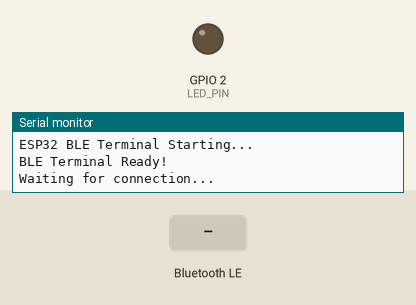
The sketch below on a simulated ESP32. Shown: output pins drawn as LEDs (lit = HIGH), the last lines printed to the serial monitor. The inputs (shaded band) are chosen by the test bench. Nothing arrives over Bluetooth unless stated; a phone connects over Bluetooth LE 3 s after start.

Above: at 1.2 s.
1.3 s: Bluetooth LE write "1" received
At 2.6 s:
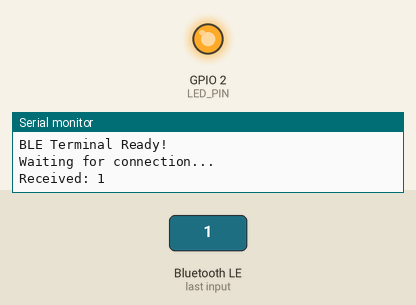
4.5 s: Bluetooth LE write "2" received
At 4.9 s:
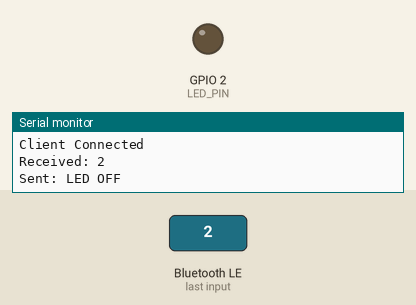
Timing chart, 0 to 7.5 s (numbered marks = the images above; inputs shaded):
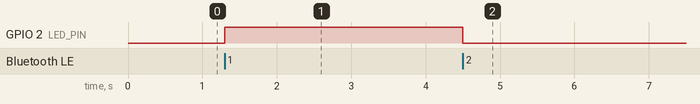

The sketch:

esp32_terminal_basic.ino
```cpp
/*
 * ESP32 BLE Terminal Basic Example
 *
 * This sketch demonstrates basic BLE communication with ESP32's built-in Bluetooth.
 * It receives commands from the web app and sends responses back.
 *
 * Hardware: ESP32 Dev Board (no external module needed!)
 *
 * Note: ESP32 uses BLE (Bluetooth Low Energy) which is compatible with the web app.
 * The device will appear as "BLE Controller" in the Bluetooth device list.
 */

#include <BLEDevice.h>
#include <BLEServer.h>
#include <BLEUtils.h>
#include <BLE2902.h>

// UUIDs for HM-10 compatible UART service
#define SERVICE_UUID           "0000ffe0-0000-1000-8000-00805f9b34fb"
#define CHARACTERISTIC_UUID_TX "0000ffe1-0000-1000-8000-00805f9b34fb"

// LED пин (GPIO 2 для большинства ESP32 плат, измените если у вас другой)
#define LED_PIN 2

BLEServer *pServer = NULL;
BLECharacteristic *pTxCharacteristic;
bool deviceConnected = false;
bool oldDeviceConnected = false;

// Forward declaration
void handleCommand(char cmd);

class MyServerCallbacks: public BLEServerCallbacks {
    void onConnect(BLEServer* pServer) {
      deviceConnected = true;
      Serial.println("Client Connected");
      digitalWrite(LED_PIN, HIGH);
    };

    void onDisconnect(BLEServer* pServer) {
      deviceConnected = false;
      Serial.println("Client Disconnected");
      digitalWrite(LED_PIN, LOW);
    }
};

class MyCallbacks: public BLECharacteristicCallbacks {
    void onWrite(BLECharacteristic *pCharacteristic) {
      String rxValue = pCharacteristic->getValue().c_str();

      if (rxValue.length() > 0) {
        char command = rxValue[0];

        Serial.print("Received: ");
        Serial.println(command);

        handleCommand(command);
      }
    }
};

void setup() {
  Serial.begin(115200);
  pinMode(LED_PIN, OUTPUT);

  Serial.println("ESP32 BLE Terminal Starting...");

  // Create the BLE Device
  BLEDevice::init("HM-10");  // Name compatible with app filters

  // Create the BLE Server
  pServer = BLEDevice::createServer();
  pServer->setCallbacks(new MyServerCallbacks());

  // Create the BLE Service
  BLEService *pService = pServer->createService(SERVICE_UUID);

  // Create a BLE Characteristic
  pTxCharacteristic = pService->createCharacteristic(
                        CHARACTERISTIC_UUID_TX,
                        BLECharacteristic::PROPERTY_READ   |
                        BLECharacteristic::PROPERTY_WRITE  |
                        BLECharacteristic::PROPERTY_WRITE_NR |
                        BLECharacteristic::PROPERTY_NOTIFY |
                        BLECharacteristic::PROPERTY_INDICATE
                      );

  pTxCharacteristic->addDescriptor(new BLE2902());
  pTxCharacteristic->setCallbacks(new MyCallbacks());

  // Start the service
  pService->start();

  // Start advertising
  BLEAdvertising *pAdvertising = BLEDevice::getAdvertising();
  pAdvertising->addServiceUUID(SERVICE_UUID);
  pAdvertising->setScanResponse(true);
  pAdvertising->setMinPreferred(0x06);
  pAdvertising->setMinPreferred(0x12);
  BLEDevice::startAdvertising();

  Serial.println("BLE Terminal Ready!");
  Serial.println("Waiting for connection...");
}

void loop() {
  // Reconnection logic
  if (!deviceConnected && oldDeviceConnected) {
    delay(500);
    pServer->startAdvertising();
    Serial.println("Start advertising");
    oldDeviceConnected = deviceConnected;
  }

  if (deviceConnected && !oldDeviceConnected) {
    oldDeviceConnected = deviceConnected;
  }

  delay(10);
}

void handleCommand(char cmd) {
  String response;

  switch(cmd) {
    case '1':
      // Turn on LED
      digitalWrite(LED_PIN, HIGH);
      response = "LED ON";
      break;

    case '2':
      // Turn off LED
      digitalWrite(LED_PIN, LOW);
      response = "LED OFF";
      break;

    case '3':
      // Blink LED
      for(int i = 0; i < 5; i++) {
        digitalWrite(LED_PIN, HIGH);
        delay(100);
        digitalWrite(LED_PIN, LOW);
        delay(100);
      }
      response = "BLINK DONE";
      break;

    case 'A':
    case 'a':
      response = "Command A received";
      break;

    case 'B':
    case 'b':
      response = "Command B received";
      break;

    default:
      response = "Unknown: " + String(cmd);
      break;
  }

  // Send response back via BLE
  if(deviceConnected) {
    pTxCharacteristic->setValue(response.c_str());
    pTxCharacteristic->notify();
    Serial.println("Sent: " + response);
  }
}
```

Measured:
- after the input at 1.3 s, GPIO 2 (LED_PIN): LOW → HIGH after 0.00 s instead of 1.7 s
- after the input at 4.5 s, GPIO 2 (LED_PIN): HIGH → LOW at once
